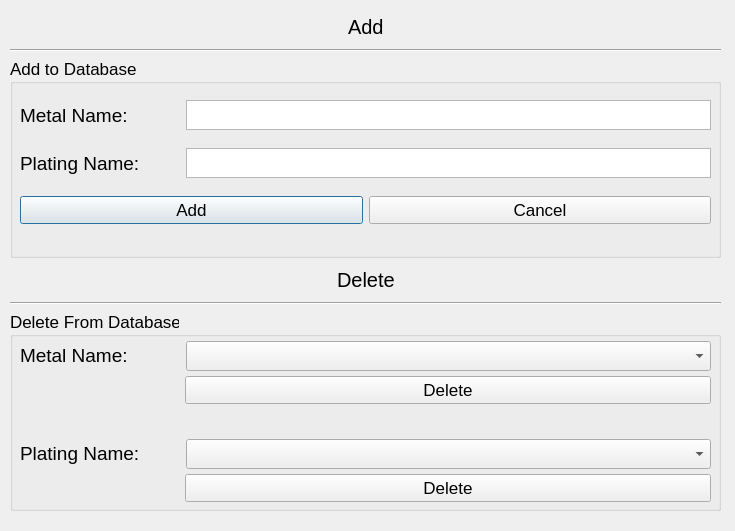
<?xml version="1.0" encoding="UTF-8"?>
<ui version="4.0">
 <class>Dialog</class>
 <widget class="QDialog" name="Dialog">
  <property name="geometry">
   <rect>
    <x>0</x>
    <y>0</y>
    <width>735</width>
    <height>531</height>
   </rect>
  </property>
  <property name="windowTitle">
   <string>Manage Metals</string>
  </property>
  <widget class="QWidget" name="verticalLayoutWidget_4">
   <property name="geometry">
    <rect>
     <x>10</x>
     <y>10</y>
     <width>711</width>
     <height>501</height>
    </rect>
   </property>
   <layout class="QVBoxLayout" name="verticalLayout_4">
    <item>
     <layout class="QHBoxLayout" name="horizontalLayout_16">
      <item>
       <spacer name="horizontalSpacer_13">
        <property name="orientation">
         <enum>Qt::Horizontal</enum>
        </property>
        <property name="sizeHint" stdset="0">
         <size>
          <width>40</width>
          <height>20</height>
         </size>
        </property>
       </spacer>
      </item>
      <item>
       <widget class="QLabel" name="label_11">
        <property name="font">
         <font>
          <pointsize>15</pointsize>
         </font>
        </property>
        <property name="text">
         <string>Add</string>
        </property>
       </widget>
      </item>
      <item>
       <spacer name="horizontalSpacer_14">
        <property name="orientation">
         <enum>Qt::Horizontal</enum>
        </property>
        <property name="sizeHint" stdset="0">
         <size>
          <width>40</width>
          <height>20</height>
         </size>
        </property>
       </spacer>
      </item>
     </layout>
    </item>
    <item>
     <widget class="Line" name="line_3">
      <property name="orientation">
       <enum>Qt::Horizontal</enum>
      </property>
     </widget>
    </item>
    <item>
     <widget class="QGroupBox" name="groupBox_3">
      <property name="sizePolicy">
       <sizepolicy hsizetype="Preferred" vsizetype="Fixed">
        <horstretch>0</horstretch>
        <verstretch>0</verstretch>
       </sizepolicy>
      </property>
      <property name="minimumSize">
       <size>
        <width>0</width>
        <height>200</height>
       </size>
      </property>
      <property name="maximumSize">
       <size>
        <width>16777215</width>
        <height>200</height>
       </size>
      </property>
      <property name="font">
       <font>
        <pointsize>13</pointsize>
       </font>
      </property>
      <property name="title">
       <string>Add to Database</string>
      </property>
      <widget class="QWidget" name="verticalLayoutWidget">
       <property name="geometry">
        <rect>
         <x>10</x>
         <y>30</y>
         <width>691</width>
         <height>150</height>
        </rect>
       </property>
       <layout class="QVBoxLayout" name="verticalLayout">
        <item>
         <layout class="QHBoxLayout" name="horizontalLayout">
          <item>
           <widget class="QLabel" name="label">
            <property name="sizePolicy">
             <sizepolicy hsizetype="Fixed" vsizetype="Preferred">
              <horstretch>0</horstretch>
              <verstretch>0</verstretch>
             </sizepolicy>
            </property>
            <property name="minimumSize">
             <size>
              <width>160</width>
              <height>0</height>
             </size>
            </property>
            <property name="maximumSize">
             <size>
              <width>110</width>
              <height>16777215</height>
             </size>
            </property>
            <property name="font">
             <font>
              <pointsize>14</pointsize>
             </font>
            </property>
            <property name="text">
             <string>Metal Name:</string>
            </property>
           </widget>
          </item>
          <item>
           <widget class="QPlainTextEdit" name="plainTextEdit">
            <property name="sizePolicy">
             <sizepolicy hsizetype="Expanding" vsizetype="Fixed">
              <horstretch>0</horstretch>
              <verstretch>30</verstretch>
             </sizepolicy>
            </property>
            <property name="minimumSize">
             <size>
              <width>0</width>
              <height>30</height>
             </size>
            </property>
            <property name="maximumSize">
             <size>
              <width>16777215</width>
              <height>30</height>
             </size>
            </property>
            <property name="verticalScrollBarPolicy">
             <enum>Qt::ScrollBarAlwaysOff</enum>
            </property>
            <property name="horizontalScrollBarPolicy">
             <enum>Qt::ScrollBarAlwaysOff</enum>
            </property>
           </widget>
          </item>
         </layout>
        </item>
        <item>
         <layout class="QHBoxLayout" name="horizontalLayout_3">
          <item>
           <widget class="QLabel" name="label_2">
            <property name="sizePolicy">
             <sizepolicy hsizetype="Fixed" vsizetype="Preferred">
              <horstretch>0</horstretch>
              <verstretch>0</verstretch>
             </sizepolicy>
            </property>
            <property name="minimumSize">
             <size>
              <width>160</width>
              <height>0</height>
             </size>
            </property>
            <property name="maximumSize">
             <size>
              <width>110</width>
              <height>16777215</height>
             </size>
            </property>
            <property name="font">
             <font>
              <pointsize>14</pointsize>
             </font>
            </property>
            <property name="text">
             <string>Plating Name:</string>
            </property>
           </widget>
          </item>
          <item>
           <widget class="QPlainTextEdit" name="plainTextEdit_2">
            <property name="sizePolicy">
             <sizepolicy hsizetype="Expanding" vsizetype="Fixed">
              <horstretch>0</horstretch>
              <verstretch>0</verstretch>
             </sizepolicy>
            </property>
            <property name="minimumSize">
             <size>
              <width>0</width>
              <height>30</height>
             </size>
            </property>
            <property name="maximumSize">
             <size>
              <width>16777215</width>
              <height>30</height>
             </size>
            </property>
            <property name="verticalScrollBarPolicy">
             <enum>Qt::ScrollBarAlwaysOff</enum>
            </property>
            <property name="horizontalScrollBarPolicy">
             <enum>Qt::ScrollBarAlwaysOff</enum>
            </property>
           </widget>
          </item>
         </layout>
        </item>
        <item>
         <layout class="QHBoxLayout" name="horizontalLayout_2">
          <item>
           <widget class="QPushButton" name="pushButton">
            <property name="font">
             <font>
              <pointsize>13</pointsize>
             </font>
            </property>
            <property name="text">
             <string>Add</string>
            </property>
           </widget>
          </item>
          <item>
           <widget class="QPushButton" name="pushButton_2">
            <property name="font">
             <font>
              <pointsize>13</pointsize>
             </font>
            </property>
            <property name="text">
             <string>Cancel</string>
            </property>
           </widget>
          </item>
         </layout>
        </item>
       </layout>
      </widget>
     </widget>
    </item>
    <item>
     <layout class="QHBoxLayout" name="horizontalLayout_22">
      <item>
       <spacer name="horizontalSpacer_15">
        <property name="orientation">
         <enum>Qt::Horizontal</enum>
        </property>
        <property name="sizeHint" stdset="0">
         <size>
          <width>40</width>
          <height>20</height>
         </size>
        </property>
       </spacer>
      </item>
      <item>
       <widget class="QLabel" name="label_16">
        <property name="font">
         <font>
          <pointsize>15</pointsize>
         </font>
        </property>
        <property name="text">
         <string>Delete</string>
        </property>
       </widget>
      </item>
      <item>
       <spacer name="horizontalSpacer_16">
        <property name="orientation">
         <enum>Qt::Horizontal</enum>
        </property>
        <property name="sizeHint" stdset="0">
         <size>
          <width>40</width>
          <height>20</height>
         </size>
        </property>
       </spacer>
      </item>
     </layout>
    </item>
    <item>
     <widget class="Line" name="line_4">
      <property name="orientation">
       <enum>Qt::Horizontal</enum>
      </property>
     </widget>
    </item>
    <item>
     <widget class="QGroupBox" name="groupBox_4">
      <property name="sizePolicy">
       <sizepolicy hsizetype="Preferred" vsizetype="Fixed">
        <horstretch>0</horstretch>
        <verstretch>0</verstretch>
       </sizepolicy>
      </property>
      <property name="minimumSize">
       <size>
        <width>0</width>
        <height>200</height>
       </size>
      </property>
      <property name="maximumSize">
       <size>
        <width>16777215</width>
        <height>200</height>
       </size>
      </property>
      <property name="font">
       <font>
        <pointsize>13</pointsize>
       </font>
      </property>
      <property name="title">
       <string>Delete From Database</string>
      </property>
      <widget class="QWidget" name="verticalLayoutWidget_6">
       <property name="geometry">
        <rect>
         <x>10</x>
         <y>30</y>
         <width>691</width>
         <height>161</height>
        </rect>
       </property>
       <layout class="QVBoxLayout" name="verticalLayout_6">
        <item>
         <layout class="QHBoxLayout" name="horizontalLayout_23">
          <item>
           <widget class="QLabel" name="label_17">
            <property name="minimumSize">
             <size>
              <width>160</width>
              <height>0</height>
             </size>
            </property>
            <property name="maximumSize">
             <size>
              <width>160</width>
              <height>16777215</height>
             </size>
            </property>
            <property name="font">
             <font>
              <pointsize>14</pointsize>
             </font>
            </property>
            <property name="text">
             <string>Metal Name:</string>
            </property>
           </widget>
          </item>
          <item>
           <widget class="QComboBox" name="comboBox_5">
            <property name="minimumSize">
             <size>
              <width>0</width>
              <height>30</height>
             </size>
            </property>
            <property name="maximumSize">
             <size>
              <width>16777215</width>
              <height>30</height>
             </size>
            </property>
            <property name="font">
             <font>
              <pointsize>14</pointsize>
             </font>
            </property>
           </widget>
          </item>
         </layout>
        </item>
        <item>
         <layout class="QHBoxLayout" name="horizontalLayout_24">
          <item>
           <spacer name="horizontalSpacer_4">
            <property name="orientation">
             <enum>Qt::Horizontal</enum>
            </property>
            <property name="sizeType">
             <enum>QSizePolicy::Fixed</enum>
            </property>
            <property name="sizeHint" stdset="0">
             <size>
              <width>165</width>
              <height>20</height>
             </size>
            </property>
           </spacer>
          </item>
          <item>
           <widget class="QPushButton" name="pushButton_10">
            <property name="font">
             <font>
              <pointsize>13</pointsize>
             </font>
            </property>
            <property name="text">
             <string>Delete</string>
            </property>
           </widget>
          </item>
         </layout>
        </item>
        <item>
         <spacer name="verticalSpacer_4">
          <property name="orientation">
           <enum>Qt::Vertical</enum>
          </property>
          <property name="sizeType">
           <enum>QSizePolicy::Fixed</enum>
          </property>
          <property name="sizeHint" stdset="0">
           <size>
            <width>20</width>
            <height>40</height>
           </size>
          </property>
         </spacer>
        </item>
        <item>
         <layout class="QHBoxLayout" name="horizontalLayout_25">
          <item>
           <widget class="QLabel" name="label_18">
            <property name="minimumSize">
             <size>
              <width>160</width>
              <height>0</height>
             </size>
            </property>
            <property name="maximumSize">
             <size>
              <width>160</width>
              <height>16777215</height>
             </size>
            </property>
            <property name="font">
             <font>
              <pointsize>14</pointsize>
             </font>
            </property>
            <property name="text">
             <string>Plating Name:</string>
            </property>
           </widget>
          </item>
          <item>
           <widget class="QComboBox" name="comboBox_6">
            <property name="minimumSize">
             <size>
              <width>0</width>
              <height>30</height>
             </size>
            </property>
            <property name="maximumSize">
             <size>
              <width>16777215</width>
              <height>30</height>
             </size>
            </property>
            <property name="font">
             <font>
              <pointsize>14</pointsize>
             </font>
            </property>
           </widget>
          </item>
         </layout>
        </item>
        <item>
         <layout class="QHBoxLayout" name="horizontalLayout_26">
          <item>
           <spacer name="horizontalSpacer_2">
            <property name="orientation">
             <enum>Qt::Horizontal</enum>
            </property>
            <property name="sizeType">
             <enum>QSizePolicy::Fixed</enum>
            </property>
            <property name="sizeHint" stdset="0">
             <size>
              <width>165</width>
              <height>20</height>
             </size>
            </property>
           </spacer>
          </item>
          <item>
           <widget class="QPushButton" name="pushButton_11">
            <property name="font">
             <font>
              <pointsize>13</pointsize>
             </font>
            </property>
            <property name="text">
             <string>Delete</string>
            </property>
           </widget>
          </item>
         </layout>
        </item>
       </layout>
      </widget>
     </widget>
    </item>
   </layout>
  </widget>
 </widget>
 <resources/>
 <connections/>
</ui>
